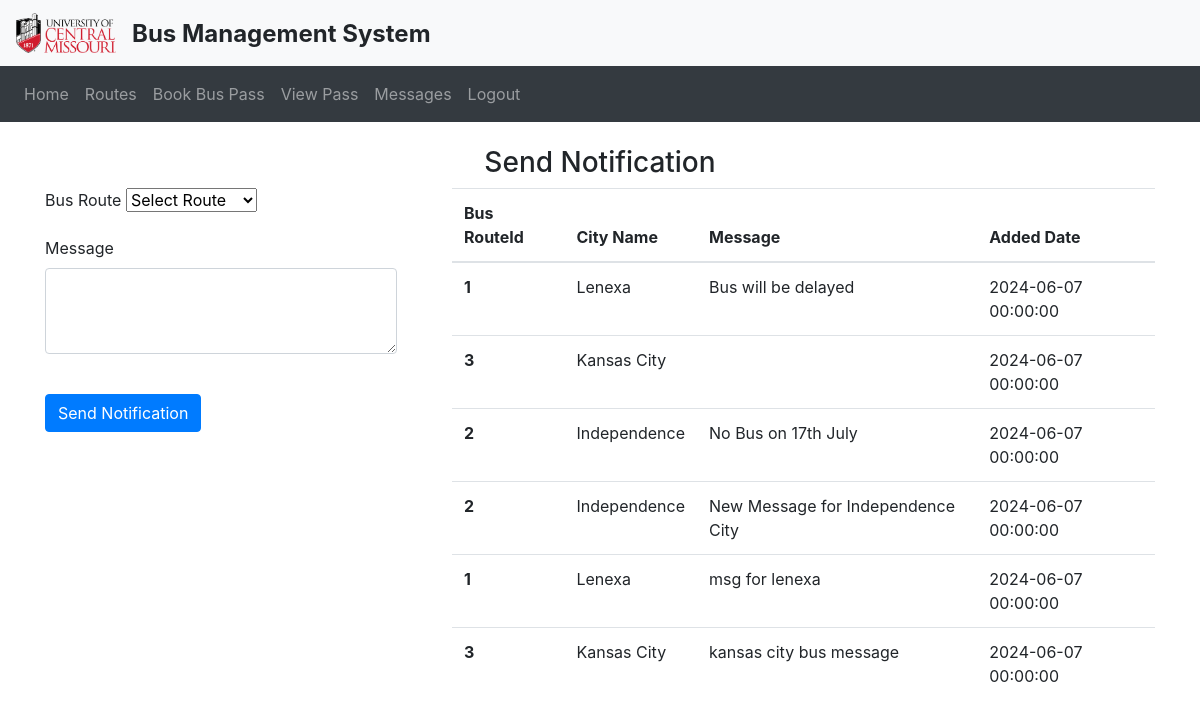
The page /addnotification (signed in) on the database as committed earlier.
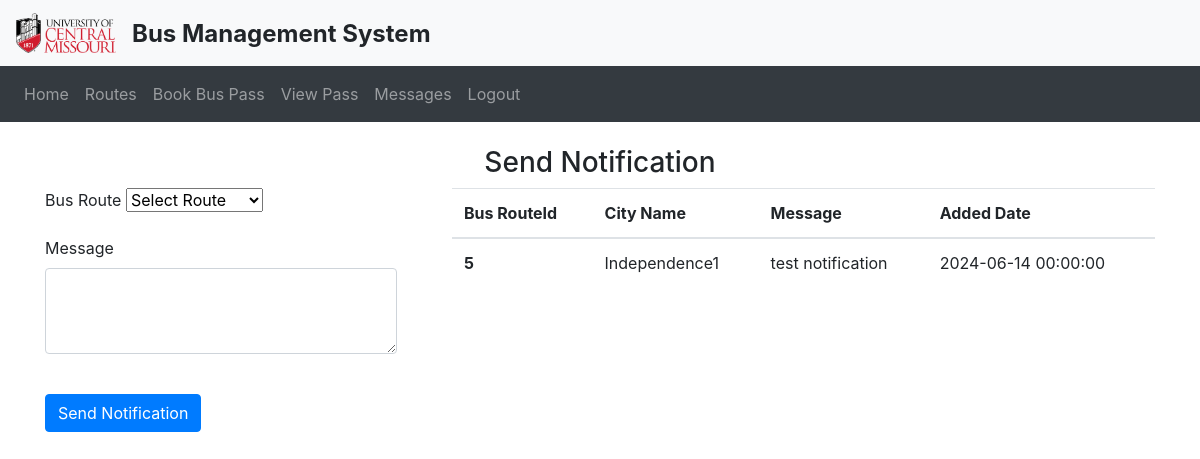
The same page on the database as committed later.
### website/models.py (models this page shows)
class Notification(db.Model):
    id = db.Column(db.Integer, primary_key=True)
    message = db.Column(db.String(150))
    busrouteid = db.Column(db.Integer, db.ForeignKey('busroute.id'))
    addeddate = db.Column(db.DateTime)

class Busroute(db.Model):
    id = db.Column(db.Integer, primary_key=True)
    cityname = db.Column(db.String(150))
    price = db.Column(db.Integer)

### website/views.py (the view, shortened to what this page needs)
@views.route('/addnotification', methods=['GET','POST'])
@login_required
def addnotifications():
    routes = Busroute.query.all()
    notifications = Notification.query.all()
    routeDico = {}
    for route in routes:
        routeDico[route.id] = route.cityname
    return render_template('addnotification.html', user=current_user, routes = routes, notifications = notifications, routeDico = routeDico)

### website/__init__.py (called while the page is built)
def create_app():
    app = Flask(__name__)
    app.config['SECRET_KEY'] = 'SANDEEP'
    app.config['SQLALCHEMY_DATABASE_URI'] =\
        'sqlite:///' + path.join(basedir, 'database.db')
    db.init_app(app)
    from .views import views
    from .auth import auth
    app.register_blueprint(views, url_prefix='/')
    app.register_blueprint(auth, url_prefix='/')
    from .models import User
    login_manager = LoginManager(app)
    login_manager.login_view = 'auth.login' # type: ignore
    login_manager.init_app(app)
    @login_manager.user_loader
    def load_user(id):
        return User.query.get(int(id))
    with app.app_context():
        create_database()
    return app

### website/templates/addnotification.html (shortened to what this page needs)
{% extends 'base.html' %}
{% block content %}
<form method="POST">
    <h3 align="center">Send Notification</h3>
    <div style="display:flex;gap:5%">
        <div style="width: 50%;">
            <div class="form-group">
                <label for="destination">Bus Route</label>
                <select id="destination" name="destination" class="form-select" aria-label="Default select example">
                  <option selected value="0">Select Route</option>
                </select>
            </div>
            <div class="form-group">
              <label for="message">Message</label>
              <textarea
                class="form-control"
                id="message"
                name="message"
                rows="3">
              </textarea>
            </div>
            <br />
            <button type="submit" class="btn btn-primary">Send Notification</button>
        </div>
        <div style="width: 100%;">
            <table class="table">
                <thead>
                  <tr>
                    <th scope="col">Bus RouteId</th>
                    <th scope="col">City Name</th>
                    <th scope="col">Message</th>
                    <th scope="col">Added Date</th>
                  </tr>
                </thead>
                <tbody>
                  {% for notification in notifications %}
                  <tr>
                    <th scope="row">{{notification.busrouteid}}</th>
                    <td>{{routeDico[notification.busrouteid]}}</td>
                    <td>{{notification.message}}</td>
                    <td>{{notification.addeddate}}</td>
                  </tr>
                  {% endfor %}
                </tbody>
            </table>
        </div>
    </div>
  </form>
{% endblock %}

Rows that differ between the two databases and show on the page:
removed Notification: busrouteid "1", busrouteid.cityname "Lenexa", message "Bus will be delayed", addeddate "2024-06-07 00:00:00"
removed Notification: busrouteid "3", busrouteid.cityname "Kansas City", addeddate "2024-06-07 00:00:00"
removed Notification: busrouteid "2", busrouteid.cityname "Independence", message "No Bus on 17th July", addeddate "2024-06-07 00:00:00"
removed Notification: busrouteid "2", busrouteid.cityname "Independence", message "New Message for Independence City", addeddate "2024-06-07 00:00:00"
removed Notification: busrouteid "1", busrouteid.cityname "Lenexa", message "msg for lenexa", addeddate "2024-06-07 00:00:00"
removed Notification: busrouteid "3", busrouteid.cityname "Kansas City", message "kansas city bus message", addeddate "2024-06-07 00:00:00"
added Notification: busrouteid "5", busrouteid.cityname "Independence1", message "test notification", addeddate "2024-06-14 00:00:00"
